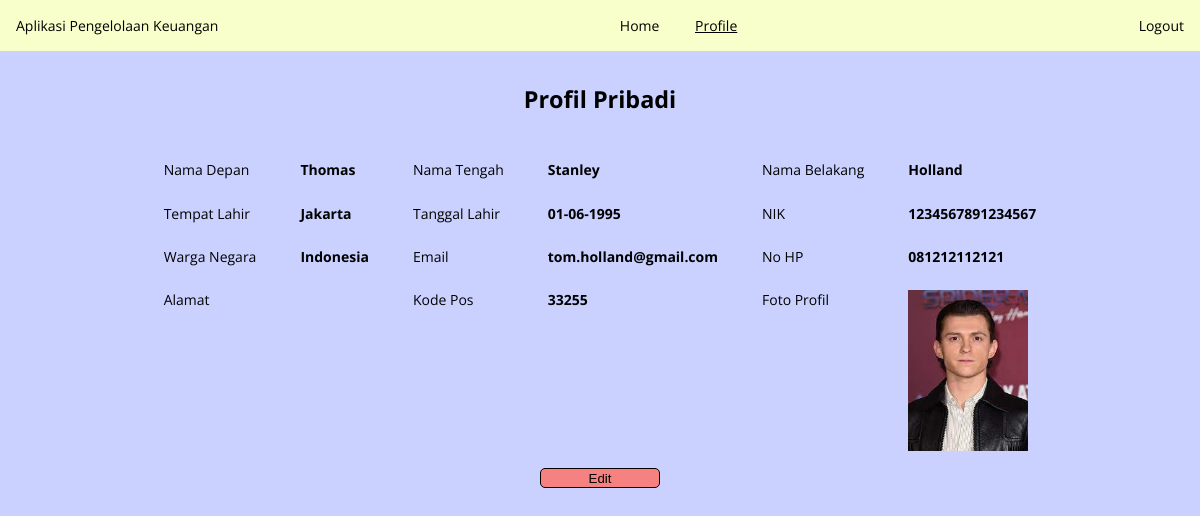
The page /profile.php (signed in) on the database its author committed.
### tables this page shows
CREATE TABLE `mahasiswa` (
  `id` int(11) NOT NULL,
  `nama_depan` varchar(100) NOT NULL,
  `nama_tengah` varchar(100) NOT NULL,
  `nama_belakang` varchar(100) NOT NULL,
  `tempat_lahir` varchar(100) NOT NULL,
  `tanggal_lahir` date NOT NULL,
  `nik` varchar(16) NOT NULL,
  `warga_negara` varchar(100) NOT NULL,
  `email` varchar(100) NOT NULL,
  `no_hp` varchar(12) NOT NULL,
  `alamat` varchar(100) NOT NULL,
  `kode_pos` int(11) NOT NULL,
  `foto_profil` varchar(100) NOT NULL,
  `username` varchar(100) NOT NULL,
  `password` varchar(100) NOT NULL
);

### profile.php (the view, shortened to what this page needs)
<!DOCTYPE html>
<html lang="en">
<head>
</head>
<body>
    <div class="navbar">
        <span>Aplikasi Pengelolaan Keuangan</span>
        <div class="navbar-mid">
            <a href="home.php">Home</a>
            <a href="profile.php" class="active">Profile</a>
        </div>
        <a href="logout.php">Logout</a>
    </div>
    <div class="container profile-page">
        <div class="header">
            <h3>Profil Pribadi</h3>
        </div>
        <?php
        include "config.php";
        if (isset($_SESSION['username'])) {
            $username = $_SESSION['username'];
            $str_query = "SELECT * FROM mahasiswa WHERE username = '$username'";
            $result = mysqli_query($connection, $str_query);
            $fetch = mysqli_fetch_array($result);
            echo "
            <table>
            <tr>
                <td>Nama Depan</td>
                <td><b>" . $fetch['nama_depan'] . "</b></td>
                <td>Nama Tengah</td>
                <td><b>" . $fetch['nama_tengah'] . "</b></td>
                <td>Nama Belakang</td>
                <td><b>" . $fetch['nama_belakang'] . "</b></td>
            </tr>
            <tr>
                <td>Tempat Lahir</td>
                <td><b>" . $fetch['tempat_lahir'] . "</b></td>
                <td>Tanggal Lahir</td>
                <td><b>" . date_format(date_create($fetch['tanggal_lahir']), 'd-m-Y') . "</b></td>
                <td>NIK</td>
                <td><b>" . $fetch['nik'] . "</b></td>
            </tr>
            <tr>
                <td>Warga Negara</td>
                <td><b>" . $fetch['warga_negara'] . "</b></td>
                <td>Email</td>
                <td><b>" . $fetch['email'] . "</b></td>
                <td>No HP</td>
                <td><b>" . $fetch['no_hp'] . "</b></td>
            </tr>
            <tr>
                <td>Alamat</td>
                <td><b>" . $fetch['alamat'] . "</b></td>
                <td>Kode Pos</td>
                <td><b>" . $fetch['kode_pos'] . "</b></td>
                <td>Foto Profil</td>
                <td><img src='uploads/" . $fetch['foto_profil'] . "' width='120'></td>
            </tr>
        </table>
        <div class='edit-btn'><button><a class = 'edit-a' href='editProfile.php?id=" . $fetch['id'] . "'>Edit</a></button><br></div>
            ";
        } else {
            echo '<script type="text/javascript">';
            echo 'alert("Silahkan login terlebih dahulu!");';
            echo 'window.location.href = "login.php";';
            echo '</script>';
        }
        ?>
    </div>
</body>
</html>

### rows shown on the page
mahasiswa: nama_depan "Thomas", nama_tengah "Stanley", nama_belakang "Holland", tempat_lahir "Jakarta", tanggal_lahir "01-06-1995", nik "1234567891234567", warga_negara "Indonesia", email "tom.holland@gmail.com", no_hp "081212112121", kode_pos "33255", foto_profil (picture)
